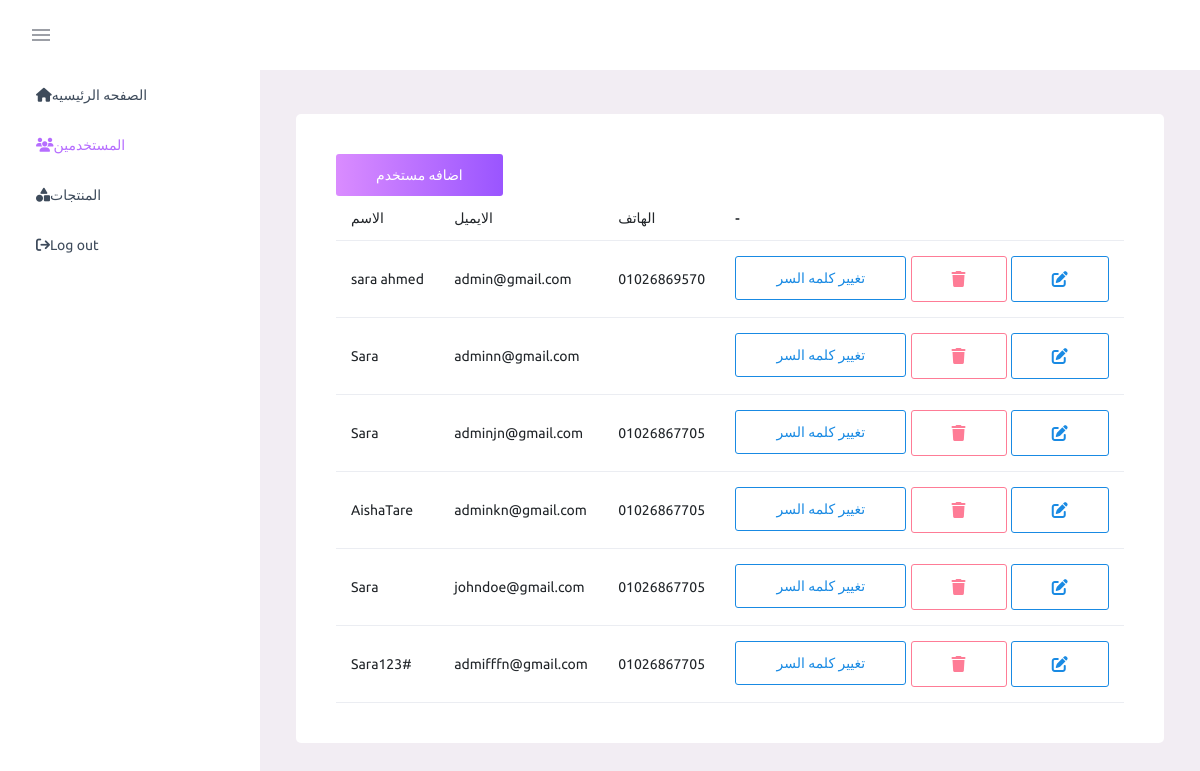
/dashboard/users/displayUsers.php (signed in), run on the app's committed database.
### tables this page shows
CREATE TABLE `users` (
  `id` int(11) NOT NULL,
  `name` varchar(255) NOT NULL,
  `email` varchar(255) NOT NULL,
  `phone` varchar(11) NOT NULL,
  `password` varchar(255) NOT NULL
);

### dashboard/connection.php (called while the page is built, shortened)
<?php
class DBController{
  protected  $server = "localhost";
  protected  $user = "root";
  protected  $pass = "";
  protected $database = "company";
  public function __construct(){
    $this->con = mysqli_connect($this->server, $this->user, $this->pass, $this->database);
  }
}

### dashboard/functions.php (called while the page is built, shortened)
<?php
require('connection.php');
require('users/users.php');
$db=new DBController();
$Users=new Users($db);
?>

### dashboard/users/users.php (called while the page is built, shortened)
<?php
class Users
{
    public $db = null;
    public function __construct(DBController $db)
    {
        $this->db = $db;
    }
    public function getData()
    {
        $result = $this->db->con->query("SELECT * FROM users");
        $resultArray = array();
        while ($item = mysqli_fetch_array($result, MYSQLI_ASSOC)) {
            $resultArray[] = $item;
        }
        return $resultArray;
    }
}

### dashboard/users/displayUsers.php (the view, shortened to what this page needs)
<?php
include('../functions.php');
include("../header.php");
?>
<div class="container-scroller">
    <nav class="navbar default-layout-navbar col-lg-12 col-12 p-0 fixed-top d-flex flex-row">
        <div class="navbar-menu-wrapper d-flex align-items-stretch">
            <button class="navbar-toggler navbar-toggler align-self-center" type="button" data-toggle="minimize">
                <span class="mdi mdi-menu"></span>
            </button>
        </div>
    </nav>
    <div class="container-fluid page-body-wrapper">
        <?php include("../theSideNav.php"); ?>
        <div class="main-panel maindashboard">
            <div class="content-wrapper">
                <div class="row">
                    <div class="col-12 grid-margin">
                        <div class="card">
                            <div class="card-body">
                                <div class="d-flex flex-wrap justify-content-between align-items-center">
                                    <a href="addUser.php" class="addtotable">اضافه مستخدم</a>
                                </div>
                                <table class="table">
                                    <thead>
                                        <tr>
                                            <th scope="col">الاسم</th>
                                            <th scope="col">الايميل</th>
                                            <th scope="col">الهاتف</th>
                                            <th>-</th>
                                        </tr>
                                    </thead>
                                    <tbody>
                                        <?php
                                        foreach ($Users->getData() as $user) :
                                        ?>
                                            <tr>
                                                <td><?php echo $user["name"] ?></td>
                                                <td><?php echo $user["email"] ?></td>
                                                <td><?php echo $user["phone"] ?></td>
                                                <td>
                                                    <div class="d-flex justify-content-around">
                                                    <a href="<?php printf('%s?id=%s', 'updatePassword.php',  $user['id']); ?>">
                                                            <button class="btn btn-outline-info">تغيير كلمه السر</button>
                                                        </a>
                                                        <form method="post">
                                                            <button name="deleteItem" class="mx-1 btn btn-outline-danger" type="submit"><i class="fa-solid fa-trash"></i></button>
                                                        </form>
                                                        <a href="<?php printf('%s?id=%s', 'updateUser.php',  $user['id']); ?>">
                                                            <button class="btn btn-outline-info"><i class="fa fa-edit"></i></button>
                                                        </a>
                                                    </div>
                                                </td>
                                            </tr>
                                        <?php
                                        endforeach;
                                        ?>
                                    </tbody>
                                </table>
                            </div>
                        </div>
                    </div>
                </div>
            </div>
        </div>
    </div>
</div>
<?php
include("../footer.php");
?>

### data on the page
users: name "sara ahmed", email "admin@gmail.com", phone "01026869570"
users: name "Sara", email "adminn@gmail.com"
users: name "Sara", email "adminjn@gmail.com", phone "01026867705"
users: name "AishaTare", email "adminkn@gmail.com", phone "01026867705"
users: name "Sara", email "johndoe@gmail.com", phone "01026867705"
users: name "Sara123#", email "admifffn@gmail.com", phone "01026867705"
